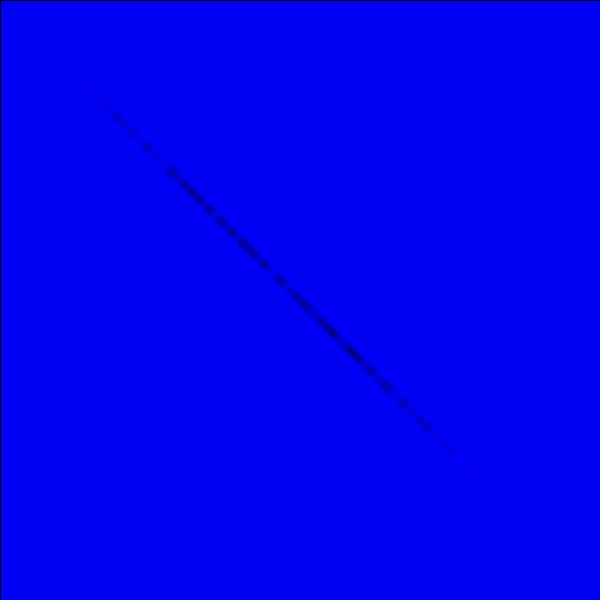
Frame 1 (no input)
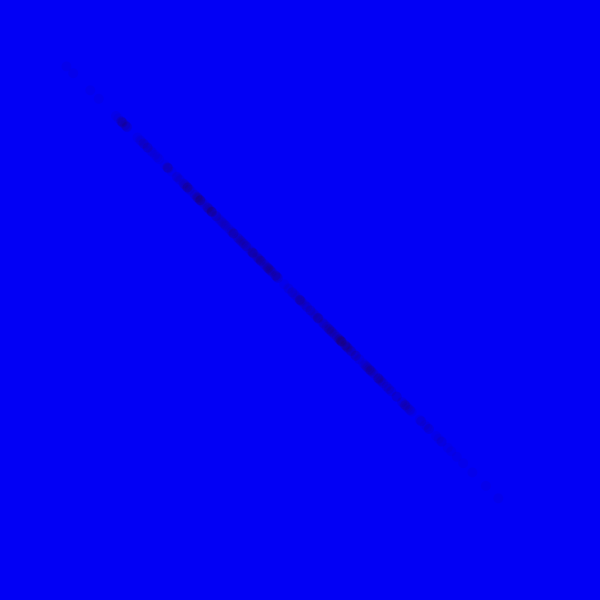
Frame 60 (the mouse pressed at the canvas centre just before this capture)
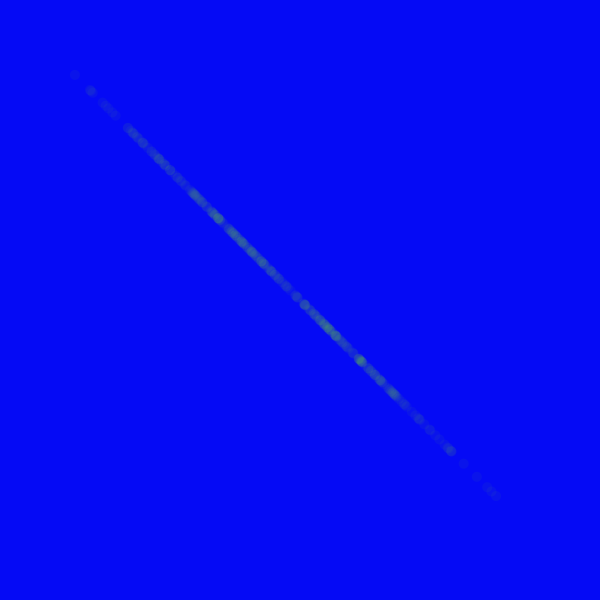
Frame 120 (the mouse held since frame 60 and released just before this capture)

The Processing sketch that drew these frames (run headless with seeded random() and noise(); from frame 60 on, the mouse is pressed at the canvas centre):

// Processing sketch: worm
// ── worm.pde
void setup(){
  size(600,600);
  background(0,0,255);
}
void draw(){
  background(0,0,255);  
 makeMagical();
  for(int i = 0; i < 300; i++){
    //fill(random(255),random(255),random(255));
    ellipse(getWormX(i),getWormX(i),10,10);
  }
}
    float frequency = .001;
    float noiseInterval = PI;

    void makeMagical() {
        fill( frameCount, mouseX, 0, 10 );
        rect(0, 0, width, height);
        noStroke();
    }

    float getWormX(int i) {
        return map(noise(i*noiseInterval + frameCount * frequency), 0, 1, 0, width);
    }

    float getWormY(int i) {
        return map(noise(i*noiseInterval+1 + frameCount * frequency), 0, 1, 0, height);
    }
